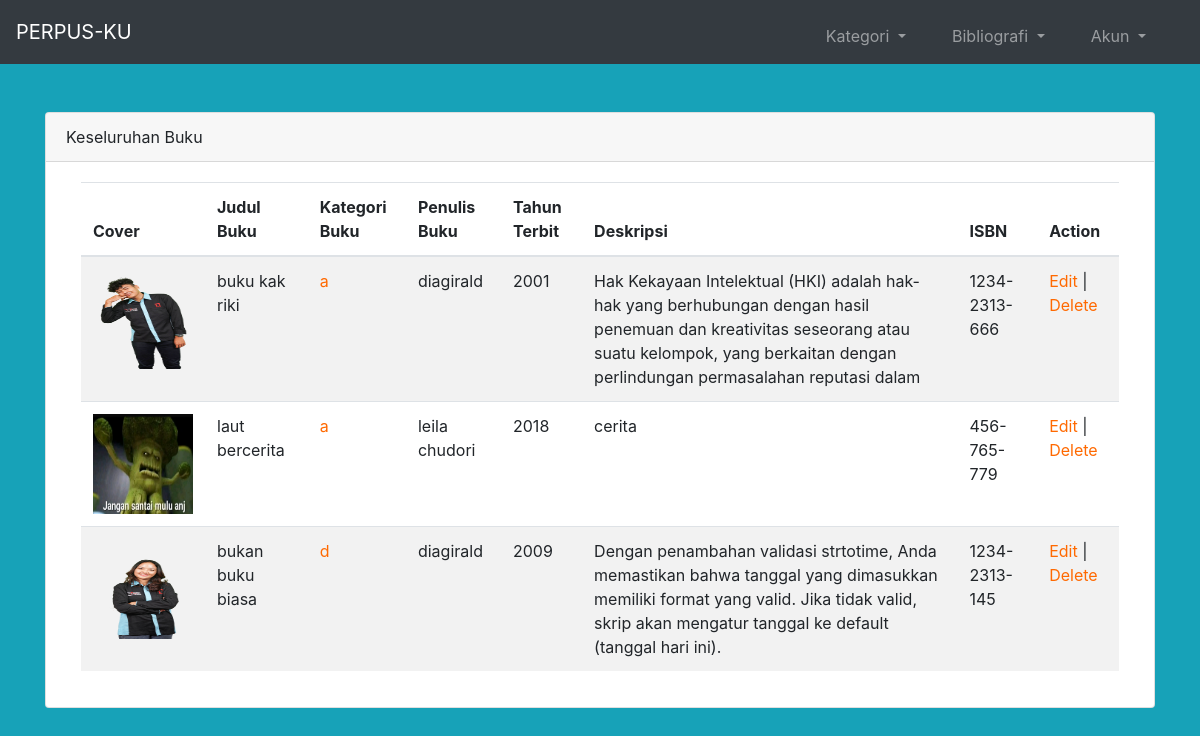
Screenshot of /admin/buku.php (signed in) with the database file from the repository.
### tables this page shows
CREATE TABLE `tb_buku` (
  `id` int(11) NOT NULL,
  `judul_buku` varchar(200) NOT NULL,
  `id_kat` int(11) NOT NULL,
  `buku_penulis` varchar(200) NOT NULL,
  `tahun_terbit` int(11) NOT NULL,
  `buku_cover` varchar(200) NOT NULL,
  `deskripsi_buku` varchar(200) NOT NULL,
  `isbn_buku` varchar(200) NOT NULL,
  `status` varchar(200) NOT NULL DEFAULT 'Available'
);

CREATE TABLE `kategori_buku` (
  `id_kat` int(11) NOT NULL,
  `nama_kategori` varchar(100) NOT NULL
);

### admin/buku.php (the view, shortened to what this page needs)
<?php include('inc/header.php') ?>
<?php include('inc/nav.php') ?>
<div class="container mt-5">
    <div class="card">
        <div class="card-header">
            Keseluruhan Buku
        </div>
        <div class="card-body">
        <section id="content mt-5 ">
        <div class="content-blog bg-white">
            <div class="container">
                <table class="table table-striped">
                    <thead>
                        <tr>
                            <th>Cover</th>
                            <th>Judul Buku</th>
                            <th>Kategori Buku</th>
                            <th>Penulis Buku</th>
                            <th>Tahun Terbit </th>
                            <th>Deskripsi</th>
                            <th>ISBN</th>
                            <th>Action</th>
                        </tr>
                    </thead>
                    <tbody>
                    <?php
    $sql = "SELECT * FROM tb_buku";
    $result = mysqli_query($koneksi, $sql);
    if (mysqli_num_rows($result) > 0) {
        while($row = mysqli_fetch_assoc($result)) {
            ?>
        <tr>
            <td><img src="../image/<?php echo $row["buku_cover"]; ?>" style="max-width: 100px; max-height: 100px;"></td>
            <td><?php echo $row["judul_buku"] ?></td>
            <?php
        $sql2 = "SELECT * FROM kategori_buku WHERE id_kat = '{$row["id_kat"]}'";
        $result2 = mysqli_query($koneksi, $sql2);
        if ($result2) {
            $row2 = mysqli_fetch_assoc($result2);
            $selected = ($row2["id_kat"] == $row["id_kat"]) ? 'selected' : '';
            ?>
            <?php
            echo "<td><a href='index.php?id={$row2["id_kat"]}' class='$selected'>{$row2["nama_kategori"]}</a></td>";
        } else {
            echo "Error: " . mysqli_error($koneksi);
        }
        ?>
            <td><?php echo $row["buku_penulis"] ?></td>
            <td><?php echo $row["tahun_terbit"] ?></td>
            <td><?php echo $row["deskripsi_buku"] ?></td>
            <td><?php echo $row["isbn_buku"] ?></td>
            <td><a href='editBuku.php?id=<?php echo $row["id"] ?>'>Edit</a>
            | <a href='delBuku.php?id=<?php echo $row["id"] ?>'>Delete</a></td>
        </tr>
        <?php
        }
      } else {
        echo "0 results";
      }
?>
                    </tbody>
                </table>
            </div>
        </div>
    </section>
        </div>
    </div>
</div>
<?php include('inc/footer.php') ?>

### style.css (style rules this page uses)
a { color: #ff6900; }
*, *:before, *:after { box-sizing: border-box; }
body { background: #fff; }
table img { height: 100px !important; width: 100px !important; }

### rows the page displays
tb_buku: buku_cover (picture), judul_buku "buku kak riki", id_kat.nama_kategori "a", buku_penulis "diagirald", tahun_terbit "2001", deskripsi_buku "Hak Kekayaan Intelektual (HKI) adalah hak-hak yang berhubungan dengan hasil penemuan dan kreativitas seseorang atau suatu kelompok, yang berkaitan dengan perlindungan permasalahan reputasi dalam", isbn_buku "1234-2313-666"
tb_buku: buku_cover (picture), judul_buku "laut bercerita", id_kat.nama_kategori "a", buku_penulis "leila chudori", tahun_terbit "2018", deskripsi_buku "cerita", isbn_buku "456-765-779"
tb_buku: buku_cover (picture), judul_buku "bukan buku biasa", id_kat.nama_kategori "d", buku_penulis "diagirald", tahun_terbit "2009", deskripsi_buku "Dengan penambahan validasi strtotime, Anda memastikan bahwa tanggal yang dimasukkan memiliki format yang valid. Jika tidak valid, skrip akan mengatur tanggal ke default (tanggal hari ini).", isbn_buku "1234-2313-145"
